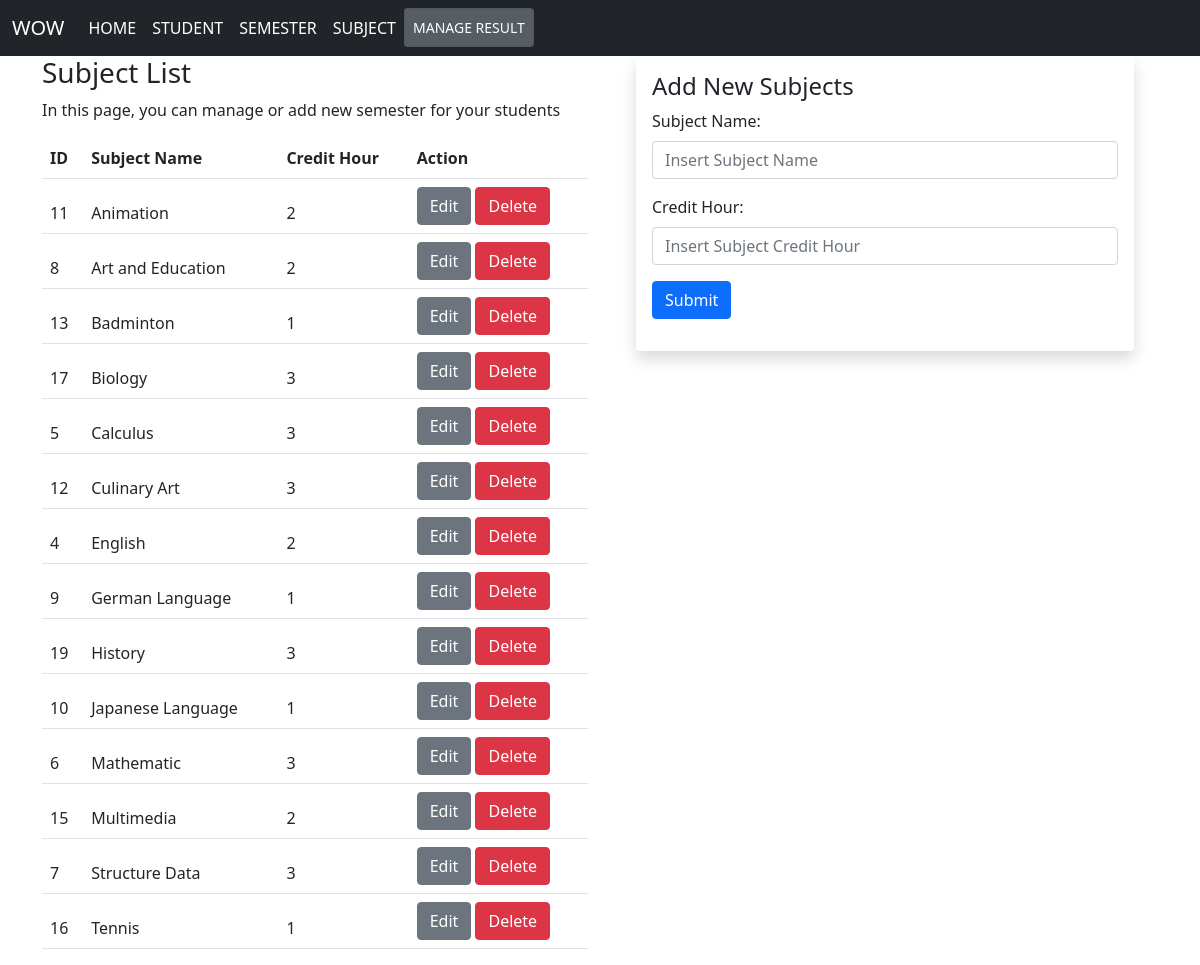
The page /subject.php on the database its author committed.
### tables this page shows
CREATE TABLE `subjects` (
  `id` int(100) NOT NULL,
  `semester_id` int(100) DEFAULT NULL,
  `subject_name` varchar(200) DEFAULT NULL,
  `credit_hour` int(100) DEFAULT NULL
);

### subject.php (the view, shortened to what this page needs)
<?php
include 'header.php';
$stmt = $conn->prepare("SELECT * FROM subjects ORDER BY subject_name ASC");
$stmt->execute();
?>
<!DOCTYPE html>
<html lang="en">
<head>
    <link href="https://cdn.jsdelivr.net/npm/bootstrap@5.0.0-beta3/dist/css/bootstrap.min.css" rel="stylesheet">
</head>
<body>
    <div class="container">
        <div class="row">
            <div class="col-sm">
                <h3>Subject List</h3>
                <p class="text-start">In this page, you can manage or add new semester for your students</p>
                <table class="table table-hover">
                    <thead>
                        <tr>
                            <th>ID</th>
                            <th>Subject Name</th>
                            <th>Credit Hour</th>
                            <th>Action</th>
                        </tr>
                        <?php
                        while ($subjects = $stmt->fetch(PDO::FETCH_OBJ)) { ?>
                            <tr>
                                <td class="data-content"><?php echo $subjects->id; ?></td>
                                <td class="data-content"><?php echo $subjects->subject_name; ?></td>
                                <td class="data-content"><?php echo $subjects->credit_hour; ?></td>
                                <td class="data-content">
                                    <a class="btn btn-secondary" href="edit.php?id=<?php echo $subjects->id ?>">Edit</a>
                                    <a class="btn btn-danger" href="subject.php?id=<?php echo $subjects->id ?> &action=delete">Delete</a>
                                </td>
                            </tr>
                        <?php } ?>
                    </thead>
                </table>
            </div>
            <div class="col-sm">
                <div class="container">
                    <div class="shadow p-3 mb-5 bg-body rounded">
                        <form action="" method="post">
                            <h4>Add New Subjects</h4>
                            <div class="mb-3">
                                <div class="mb-3">
                                    <label class="form-label" for="subject_name">Subject Name: </label>
                                    <input type="text" name="subject_name" value="" id="subject_name" class="form-control" placeholder="Insert Subject Name">
                                </div>
                                <div class="mb-3">
                                    <label class="form-label" for="credit_hour">Credit Hour: </label>
                                    <input type="text" name="credit_hour" value="" id="credit_hour" class="form-control" placeholder="Insert Subject Credit Hour">
                                </div>
                                <div class="mb-3">
                                    <button type="submit" name="save" value="save" class="btn btn-primary">Submit</button>
                                </div>
                            </div>
                        </form>
                    </div>
                </div>
            </div>
        </div>
    </div>
</body>
</html>

### header.php (shortened to what this page needs)
<!DOCTYPE html>
<html lang="en">
<head>
    <link href="https://cdn.jsdelivr.net/npm/bootstrap@5.0.0-beta3/dist/css/bootstrap.min.css" rel="stylesheet">
</head>
<body>
    <nav class="navbar navbar-expand-lg navbar-dark bg-dark sticky-top">
        <div class="container-fluid">
            <a class="navbar-brand" href="index.php">WOW</a>
            <div class="collapse navbar-collapse" id="navbarNav">
                <ul class="navbar-nav me-auto mb-2 mb-lg-0">
                    <li class="nav-item active">
                        <a class="nav-link active" aria-current="page" href="index.php">HOME</a>
                    </li>
                    <li class="nav-item">
                        <a class="nav-link active" aria-current="page" href="student.php">STUDENT</a>
                    </li>
                    <li class="nav-item">
                        <a class="nav-link active" aria-current="page" href="semester.php">SEMESTER</a>
                    </li>
                    <li class="nav-item">
                        <a class="nav-link active" aria-current="page" href="subject.php">SUBJECT</a>
                    </li>
                    <li class="nav-item">
                        <a class="nav-link active btn btn-secondary btn-sm" aria-current="page" href="view.php">MANAGE RESULT</a>
                    </li>
                </ul>
            </div>
        </div>
    </nav>
</body>
</html>

### rows shown on the page
subjects: id "11", subject_name "Animation", credit_hour "2"
subjects: id "8", subject_name "Art and Education", credit_hour "2"
subjects: id "13", subject_name "Badminton", credit_hour "1"
subjects: id "17", subject_name "Biology", credit_hour "3"
subjects: id "5", subject_name "Calculus", credit_hour "3"
subjects: id "12", subject_name "Culinary Art", credit_hour "3"
subjects: id "4", subject_name "English", credit_hour "2"
subjects: id "9", subject_name "German Language", credit_hour "1"
subjects: id "19", subject_name "History", credit_hour "3"
subjects: id "10", subject_name "Japanese Language", credit_hour "1"
subjects: id "6", subject_name "Mathematic", credit_hour "3"
subjects: id "15", subject_name "Multimedia", credit_hour "2"
subjects: id "7", subject_name "Structure Data", credit_hour "3"
subjects: id "16", subject_name "Tennis", credit_hour "1"
